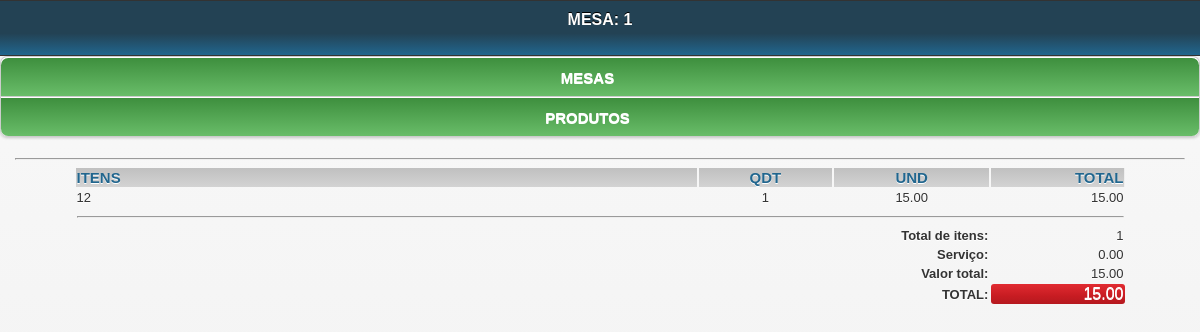
The page /mobile/vermesa.php?id_mesa=1 (signed in) on the database its author committed.
### tables this page shows
CREATE TABLE `tbl_carrinho` (
  `id` int(11) NOT NULL AUTO_INCREMENT,
  `cod` int(11) NOT NULL,
  `nome` varchar(150) NOT NULL,
  `preco` varchar(10) NOT NULL,
  `qtd` int(11) NOT NULL,
  `comanda` int(200) NOT NULL,
  `data` date NOT NULL,
  `time` time NOT NULL,
  `id_mesa` int(30) NOT NULL,
  `situacao` int(2) NOT NULL,
  `idGarcon` varchar(200) NOT NULL,
  `status` int(1) NOT NULL,
  `destino` int(1) NOT NULL,
  `entregue` int(1) NOT NULL,
  `feito` int(1) NOT NULL,
  PRIMARY KEY (`id`)
);

CREATE TABLE `config` (
  `id_conf` int(30) NOT NULL,
  `empresa` varchar(200) NOT NULL,
  `telefone` varchar(30) NOT NULL,
  `pgarcon` int(10) NOT NULL,
  `ativo` int(2) NOT NULL
);

### mobile/vermesa.php (the view, shortened to what this page needs)
<?php include "../config/conexao.php";
$idGarcon = $_SESSION['id_garcom'];
?>
<!doctype html>
<html class="no-js ui-mobile-rendering" lang="pt">
<head>
      <link rel="stylesheet" href="css/jquery.mobile-1.3.1.min.css" />
      <link rel="stylesheet" href="../css/css.css"/>
	  <link rel="stylesheet" href="css/stylemobile.css" />
</head>
<body>
<div class="categories" data-role="page" data-title="Categories">
      <div data-role="header" class="cabec">
            <h1>MESA: <?php echo $_GET['id_mesa']; ?></h1></br>
      </div>
              <ul data-role="listview" data-inset="true"  class="">
				<li><a style="color:white" class="cats2" href="mesas.php?id_garcom=<?php echo $idGarcon; ?>">MESAS</a></li>
				<li><a  style="color:white" class="cats2" href="javascript:window.history.go(-1)">PRODUTOS</a></li>
            </ul>
      <div data-role="content">
      <hr/>
      <div id="mesas2">
		<table width="100%">
			<tr style="font-size:15px; background: linear-gradient(#C0C0C0, #D3D3D3)">
			  <td width="56%" style="font-size:15px; color:#21668e"><strong>ITENS</strong></td>
			  <td width="12%" align="center"style="font-size:15px; color:#21668e"><strong>QDT</strong></td>
			  <td width="14%" align="center"style="font-size:15px; color:#21668e"><strong>UND</strong></td>
			  <td align="right" style="font-size:15px; color:#21668e"><strong>TOTAL</strong></td>
			</tr>
			<?php
			$mesa = $_GET['id_mesa'];
			$carrinho = mysql_query("SELECT *, SUM(qtd) AS qt,SUM(preco) AS pr FROM tbl_carrinho WHERE id_mesa = '$mesa' AND situacao ='1' GROUP BY cod") or die(mysql_error());
			$contar = mysql_num_rows($carrinho);
			$total = 0;
			$itens = 0;
			if($contar == 0){
				echo "";
			}else{
				while($res = mysql_fetch_array($carrinho)){
					$nome  			= $res['nome'];
					$preco       	= $res['pr'];
					$unitario		= $res['preco'];
					$qtd		 	= $res['qt'];
					$itens			+=$qtd;
					$total += $preco;
			?>
			<tr class="fontcomanda">
				<td align="left" class="itensnota"><?php echo $nome; ?></td>
				<td align="center" ><?php echo $qtd; ?> </td>
				<td align="center" ><?php echo $unitario ?></td>
				<td width="12%" align="right"><?php echo number_format($preco, 2); ?></td>
			</tr>
			 <?php
				}
			}
			?>
			 <tr class="fontcomanda">
			   <td colspan="4" align="right" class="btn"><hr/></td>
			 </tr>
			 <tr class="fontcomanda">
			  <td colspan="3" align="right" class="btn"><strong>Total de itens:</strong></td>
			  <td align="right"><?php echo @$itens ?></td>
			</tr>
			 <tr class="fontcomanda">
			   <td colspan="3" align="right" class="btn"><strong>Serviço: </strong></td>
			   <td align="right">
				 <?php
					$g = mysql_query("SELECT * FROM config") or die(mysql_error());
					$w = mysql_fetch_array($g);
					$ativo = $w['ativo'];
					$percentual = $w['pgarcon'];
					if($ativo == 1){
						$porcento_garcon = $percentual;
					}else{
						$porcento_garcon = 0;
					}
						$pgarcon = $total * $porcento_garcon / 100;
						$somatotal = $total + $pgarcon;
					?> <?php echo number_format($pgarcon, 2, '.', '.'); ?>
			   </td>
			 </tr>
			 <tr class="fontcomanda">
			   <td colspan="3" align="right" class="btn"><strong>Valor total: </strong></td>
			   <td align="right"> <?php echo number_format($total, 2, '.', '.'); ?></td>
			 </tr>
			 <tr class="fontcomanda">
			   <td style="color:c71c22;" colspan="3" align="right" class="btn"><strong>TOTAL: </strong></td>
			   <td style="background: linear-gradient(#e12b31, #c71c22 60%, #b5191f); color:white;font-size:16px; border-radius: 3px;" align="right"> <?php echo number_format($somatotal, 2, '.', '.'); ?></td>
			 </tr>
			</table>
</div>
</div>
</body>
</html>

### css/css.css (style rules this page uses)
body { margin-left: 0px;margin-top: 0px;margin-right: 0px;margin-bottom: 0px; background-color:#FFF; font-family:Verdana, Geneva, sans-serif; font-size:12px; }
h1 { font-size:18px; margin-top:0; }
#mesas2 { width:90%; height:500px; margin:0 auto;overflow:auto; margin-top: }
.fontcomanda { font-size:13px; }

### mobile/css/stylemobile.css (style rules this page uses)
.cabec { background-image: -webkit-linear-gradient(#234254, #234254 60%, #21668e); color:white; }
.categories .cats2 { background: linear-gradient(#3e8f3e, #69bd69 ); text-transform:uppercase; font-size:15px; text-align:center; color:white; }

### rows shown on the page
tbl_carrinho: nome "12", qtd "1", preco "15.00"
config: ativo "0.00", ativo "15.00"

### other values the page prints
$_GET['id_mesa'] "1"
$total "15.00"
